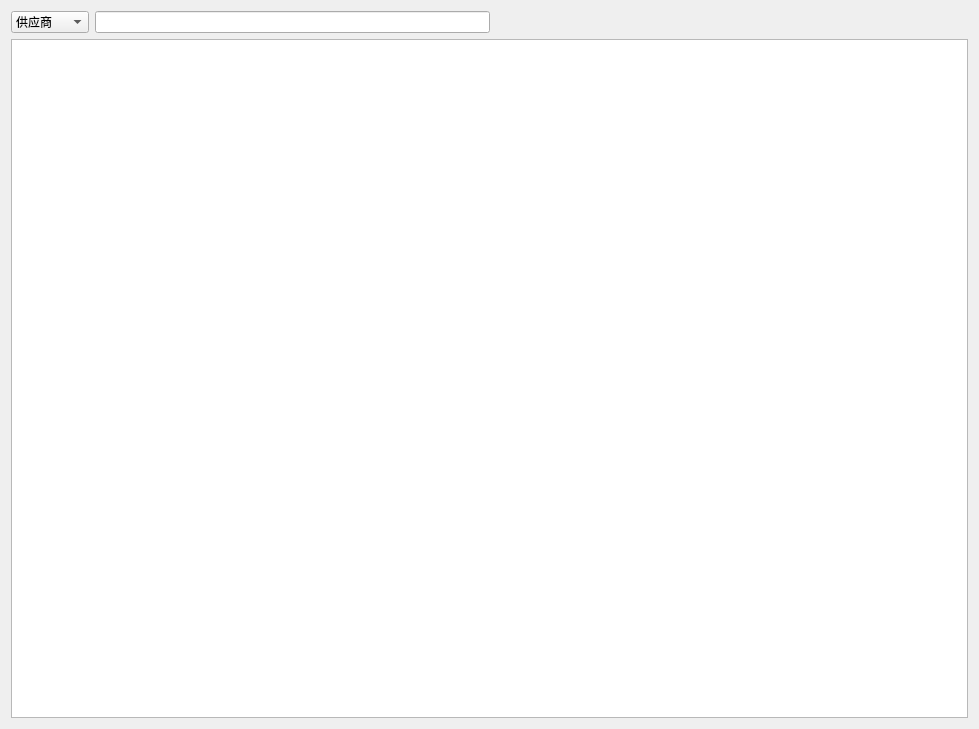
<?xml version="1.0" encoding="UTF-8"?>
<ui version="4.0">
 <class>CashLogWidgetClass</class>
 <widget class="QWidget" name="CashLogWidgetClass">
  <property name="geometry">
   <rect>
    <x>0</x>
    <y>0</y>
    <width>979</width>
    <height>729</height>
   </rect>
  </property>
  <property name="windowTitle">
   <string>CashLogWidget</string>
  </property>
  <layout class="QVBoxLayout" name="verticalLayout">
   <item>
    <layout class="QHBoxLayout" name="horizontalLayout_2">
     <item>
      <layout class="QHBoxLayout" name="horizontalLayout">
       <item>
        <widget class="QComboBox" name="comboBox">
         <item>
          <property name="text">
           <string>供应商</string>
          </property>
         </item>
         <item>
          <property name="text">
           <string>商品名</string>
          </property>
         </item>
         <item>
          <property name="text">
           <string>时间晚于</string>
          </property>
         </item>
        </widget>
       </item>
       <item>
        <widget class="QLineEdit" name="lineEdit"/>
       </item>
      </layout>
     </item>
     <item>
      <spacer name="horizontalSpacer">
       <property name="orientation">
        <enum>Qt::Horizontal</enum>
       </property>
       <property name="sizeHint" stdset="0">
        <size>
         <width>40</width>
         <height>20</height>
        </size>
       </property>
      </spacer>
     </item>
    </layout>
   </item>
   <item>
    <widget class="QTableWidget" name="tableWidget"/>
   </item>
  </layout>
 </widget>
 <layoutdefault spacing="6" margin="11"/>
 <resources/>
 <connections/>
</ui>
